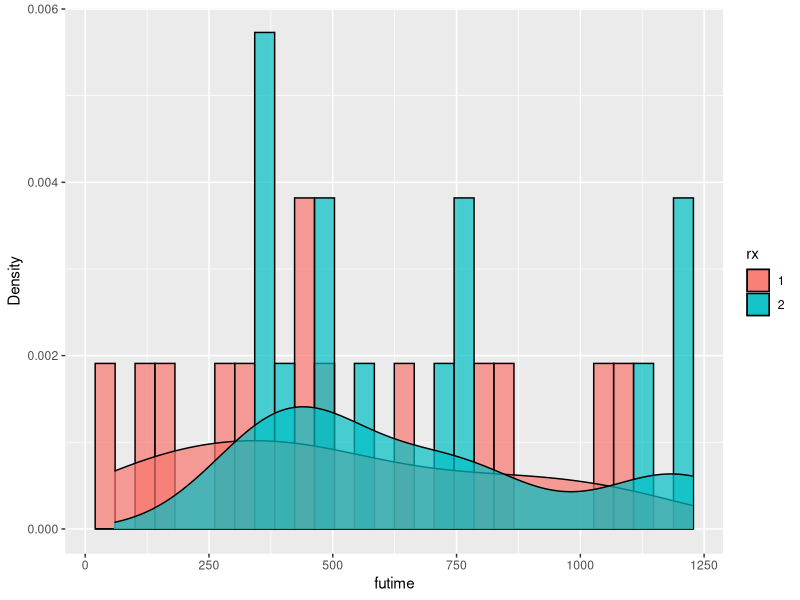
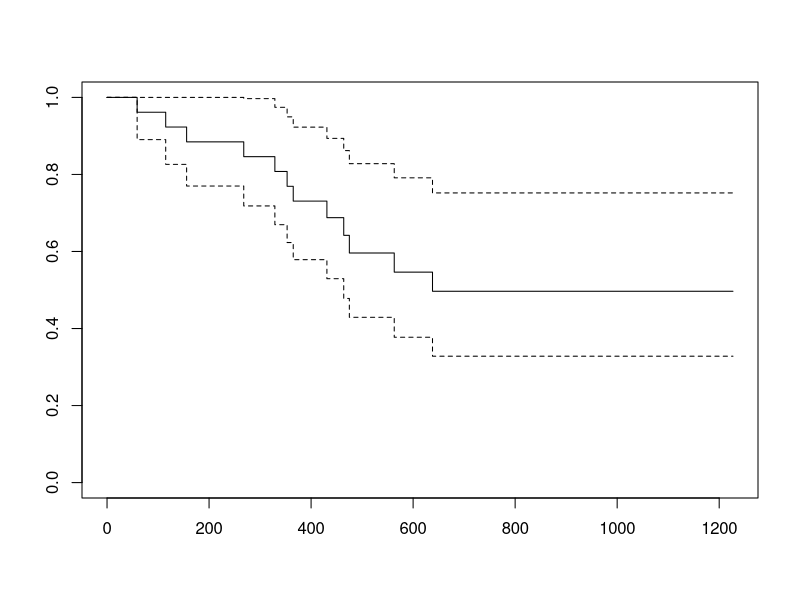
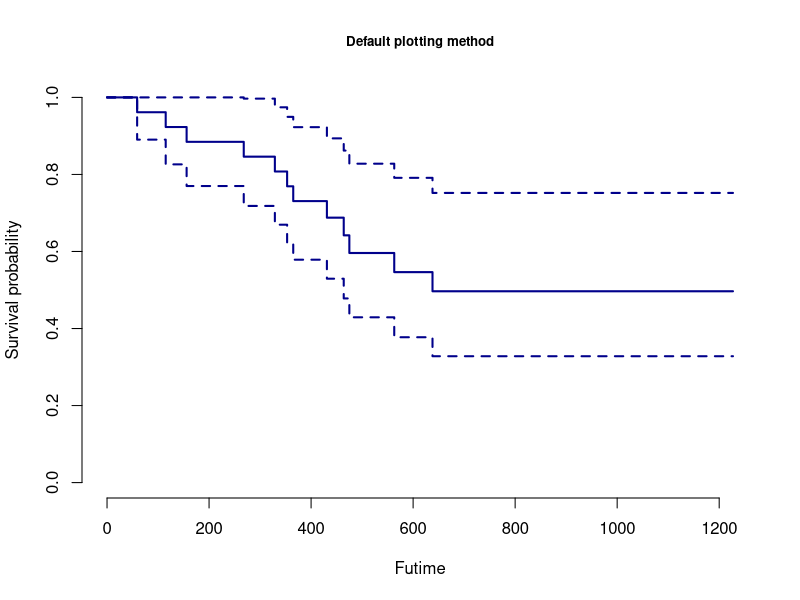
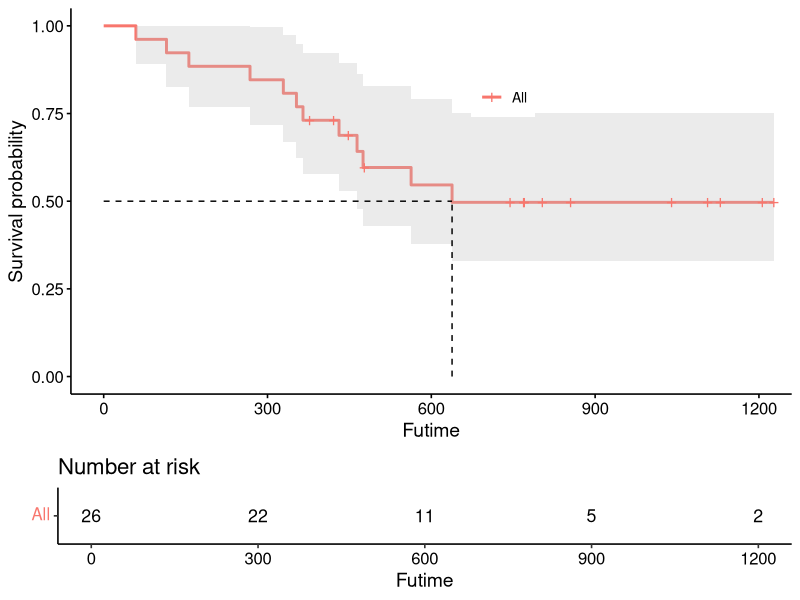

The R source for these figures, in order: (Note: this script raises an error after producing the figures.)
## ---- chunk 1
library(kableExtra)
#options(knitr.table.format = "html")
options(kableExtra.auto_format = FALSE)

knitr::knit_hooks$set(
   error = function(x, options) {
     paste('\n\n<div class="alert alert-danger">',
           gsub('##', '\n', gsub('^##\ Error', '**Error**', x)),
           '</div>', sep = '\n')
   },
   warning = function(x, options) {
     paste('\n\n<div class="alert alert-warning">',
           gsub('##', '\n', gsub('^##\ Warning:', '**Warning**', x)),
           '</div>', sep = '\n')
   },
   message = function(x, options) {
     paste('\n\n<div class="alert alert-info">',
           gsub('##', '\n', x),
           '</div>', sep = '\n')
   }
)
#`r text_spec("TEXT", background = "#D05A6E", color = "white", bold = T)`
## ---- chunk 2
# Function to install&load/load required R packages
install_load <- function (package1, ...)  {   
  packages <- c(package1, ...)
  for(package in packages){
    if(package %in% rownames(installed.packages()))
      do.call('library', list(package))
    else {
      install.packages(package)
      do.call("library", list(package))
    }
  } 
}

# Required R packages
required_R_packages <- c("survival", "survminer", "tidyverse", "psych", 
                         "readxl", "kableExtra", "plyr")

# Install/load required R packages
install_load(required_R_packages)
## ---- chunk 3
# using the survival R package 
ovarian_data <- ovarian

# Structure of your data
str(ovarian_data)

# Facotorisation of variables
ovarian_data$rx <- factor(ovarian_data$rx, levels = c("1", "2"))
ovarian_data$resid.ds <- factor(ovarian_data$resid.ds, levels = c("1", "2"), 
                                labels = c("No", "Yes"))
ovarian_data$ecog.ps <- factor(ovarian_data$ecog.ps, levels = c("1", "2"), 
                                labels = c("Good", "Bad"))

# Take a look at ovarian cancer data
dplyr::glimpse(ovarian_data)

# Function to have overlayed plots
plot_multi_histogram <- function(df, feature, label_column) {
    plt <- ggplot(df, aes(x=eval(parse(text=feature)), fill=eval(parse(text=label_column)))) +
    geom_histogram(alpha=0.7, position="identity", aes(y = ..density..), color="black") +
    geom_density(alpha=0.7) +
    labs(x=feature, y = "Density")
    plt + guides(fill=guide_legend(title=label_column))
}

# Overlay plot of histogram and the densities 
plot_multi_histogram(ovarian_data, 'futime', 'rx')

# Descriptive statistics
describeBy(ovarian_data$futime, ovarian_data$rx, mat = T)[-c(1, 3, 8, 9, 13, 14)] %>% 
kable(digits = 2) %>% 
  kable_styling(bootstrap_options = c("striped", "hover", "condensed"), 
                full_width = F, 
                position = "left"
                )
## ---- chunk 4

# Let us convert the `Vital status` variable to a numeric variable
ovarian_data$futime <- as.numeric(ovarian_data$futime)

# KM curve: pooling both groups
KM_all <- survfit(Surv(futime, fustat) ~ 1, data = ovarian_data)
KM_all

# Alternatively
surv_median(KM_all)

# Obtaining KM curve
plot(KM_all)

plot(KM_all, xlab = "Futime", ylab = "Survival probability", bty ="n", lwd=2, 
     col = "darkblue", main = "Default plotting method", cex.main = 0.8)

## ---- chunk 5
# Nicer plot with more information using survminer package
ggsurvplot(KM_all, 
           data = ovarian_data, 
           conf.int = T, 
           risk.table = T, 
           surv.median.line = "hv", 
           legend.title = "", 
           legend.labs = c("All"), 
           xlab='Futime', 
           legend = c(0.6,0.8)
           ) 

# Plotting the hazard function
ggsurvplot(KM_all, 
           conf.int = TRUE, 
           risk.table = TRUE, 
           fun = "cumhaz"
           )
## ---- chunk 6

# KM curves for both groups
KM_groups <- survfit(Surv(futime, fustat) ~ rx, data = ovarian_data)
KM_groups

# Obtaining KM curve
plot(KM_groups, xlab = "OSDx (months)", ylab = "Survival probability", bty = "n", 
     col = "darkblue", main = "Default plotting method", cex.main = 0.8)
## ---- chunk 7

# Nicer plot with more information using survminer package
ggsurvplot(KM_groups, 
           data = ovarian_data, 
           conf.int = T, 
           risk.table = T,  
           surv.median.line = "hv", 
           legend.title = "", 
           legend.labs = c("Treatment 1", "Treatment 2"), 
           xlab='Futime', 
           legend = c(0.2,0.2)
           ) 

# Plotting the hazard functions
ggsurvplot(KM_groups, 
           conf.int = TRUE, 
           risk.table = TRUE, 
           fun = "cumhaz"
           )

## ---- chunk 8
JCO_orig <- readxl::read_excel("data/data_kathryn.xlsx", sheet = 1)

# Get a glimpse of your data
glimpse(JCO_orig)

str(JCO_orig)

# Replacing NAs with "Negative"
JCO_data <- JCO_orig %>% 
                replace_na(list(`Gene mutation found in` = "Negative"))

# Factoring "Gene mutation found in" column
JCO_data$`Gene mutation found in` <- factor(JCO_data$`Gene mutation found in`)

# Replacing BRCA1 and BRCA2 as combined positive
JCO_data$`Gene mutation found in` <- mapvalues(JCO_data$`Gene mutation found in`,
         from = c('BRCA1', 'BRCA2'), to = rep('Combined_positive', 2))

# Changing the column name
names(JCO_data)[21] <- "Mutation_status"

# Filtering only combined positive and negative observations & only overall survival
JCO_final <- JCO_data %>% 
                filter(Mutation_status != c("UV"), 
                       Status != c("PF"))

# Replacing D and P to 1 (dead) and 0 (alive)
JCO_final$Status <- mapvalues(JCO_final$Status, 
        from = c('D', 'P'), to = c(1, 0))

# Getting final data set
JCO_final$Mutation_status <- factor(JCO_final$Mutation_status)
JCO_final$Status <- as.numeric(JCO_final$Status) 
## ---- chunk 9

# KM curves for both groups
KM_groups_Alsop <- survfit(Surv(OSDx, Status) ~ Mutation_status, data = JCO_final)
KM_groups_Alsop

table(JCO_final$Status)

# Obtaining KM curve
ggsurvplot(KM_groups_Alsop, 
           data = JCO_final, 
           conf.int = T, 
           risk.table = T,  
           surv.median.line = "hv", 
           legend.title = "", 
           legend.labs = c("Positive", "Negative"), 
           xlab='Futime', 
           legend = c(0.2,0.2)
           ) 
## ---- chunk 10
survdiff(Surv(futime, fustat) ~ rx, data = ovarian_data)
## ---- chunk 11
survdiff(Surv(OSDx, Status) ~ Mutation_status, data = JCO_final)
## ---- chunk 12
survdiff(Surv(futime, fustat) ~ rx, rho = 1, data = ovarian_data)
## ---- chunk 13
# Obtaining survival curves
KM_strata <- survfit(Surv(OSDx, Status) ~ Mutation_status + strata(Subtype), data = JCO_final)
#KM_strata

# Plotting KM survival curves
ggsurvplot(KM_strata, data = JCO_final)
                             
# Stratified log-rank test
survdiff(Surv(OSDx, Status) ~ Mutation_status + strata(Subtype), data = JCO_final)
